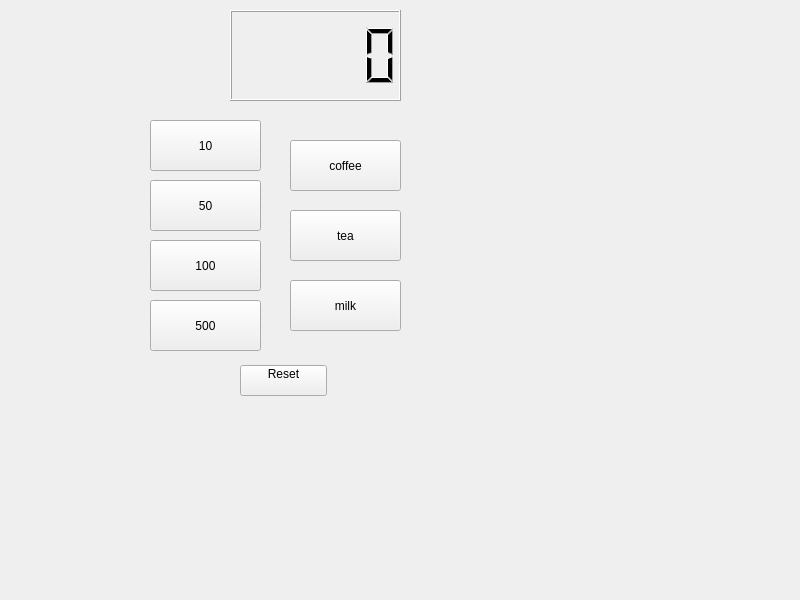
<?xml version="1.0" encoding="UTF-8"?>
<ui version="4.0">
 <class>Widget</class>
 <widget class="QWidget" name="Widget">
  <property name="geometry">
   <rect>
    <x>0</x>
    <y>0</y>
    <width>800</width>
    <height>600</height>
   </rect>
  </property>
  <property name="windowTitle">
   <string>Widget</string>
  </property>
  <widget class="QLCDNumber" name="lcdNumber">
   <property name="geometry">
    <rect>
     <x>230</x>
     <y>10</y>
     <width>171</width>
     <height>91</height>
    </rect>
   </property>
  </widget>
  <widget class="QPushButton" name="pushButton">
   <property name="geometry">
    <rect>
     <x>150</x>
     <y>120</y>
     <width>111</width>
     <height>51</height>
    </rect>
   </property>
   <property name="text">
    <string>10</string>
   </property>
  </widget>
  <widget class="QPushButton" name="pushButton_2">
   <property name="geometry">
    <rect>
     <x>150</x>
     <y>180</y>
     <width>111</width>
     <height>51</height>
    </rect>
   </property>
   <property name="text">
    <string>50</string>
   </property>
  </widget>
  <widget class="QPushButton" name="pushButton_3">
   <property name="geometry">
    <rect>
     <x>150</x>
     <y>240</y>
     <width>111</width>
     <height>51</height>
    </rect>
   </property>
   <property name="text">
    <string>100</string>
   </property>
  </widget>
  <widget class="QPushButton" name="pushButton_4">
   <property name="geometry">
    <rect>
     <x>150</x>
     <y>300</y>
     <width>111</width>
     <height>51</height>
    </rect>
   </property>
   <property name="text">
    <string>500</string>
   </property>
  </widget>
  <widget class="QPushButton" name="pushButton_5">
   <property name="geometry">
    <rect>
     <x>290</x>
     <y>140</y>
     <width>111</width>
     <height>51</height>
    </rect>
   </property>
   <property name="text">
    <string>coffee</string>
   </property>
  </widget>
  <widget class="QPushButton" name="pushButton_6">
   <property name="geometry">
    <rect>
     <x>290</x>
     <y>210</y>
     <width>111</width>
     <height>51</height>
    </rect>
   </property>
   <property name="text">
    <string>tea</string>
   </property>
  </widget>
  <widget class="QPushButton" name="pushButton_7">
   <property name="geometry">
    <rect>
     <x>290</x>
     <y>280</y>
     <width>111</width>
     <height>51</height>
    </rect>
   </property>
   <property name="text">
    <string>milk</string>
   </property>
  </widget>
  <widget class="QPushButton" name="pushButton_8">
   <property name="geometry">
    <rect>
     <x>240</x>
     <y>365</y>
     <width>87</width>
     <height>31</height>
    </rect>
   </property>
   <property name="text">
    <string>Reset
</string>
   </property>
  </widget>
 </widget>
 <resources/>
 <connections/>
</ui>
